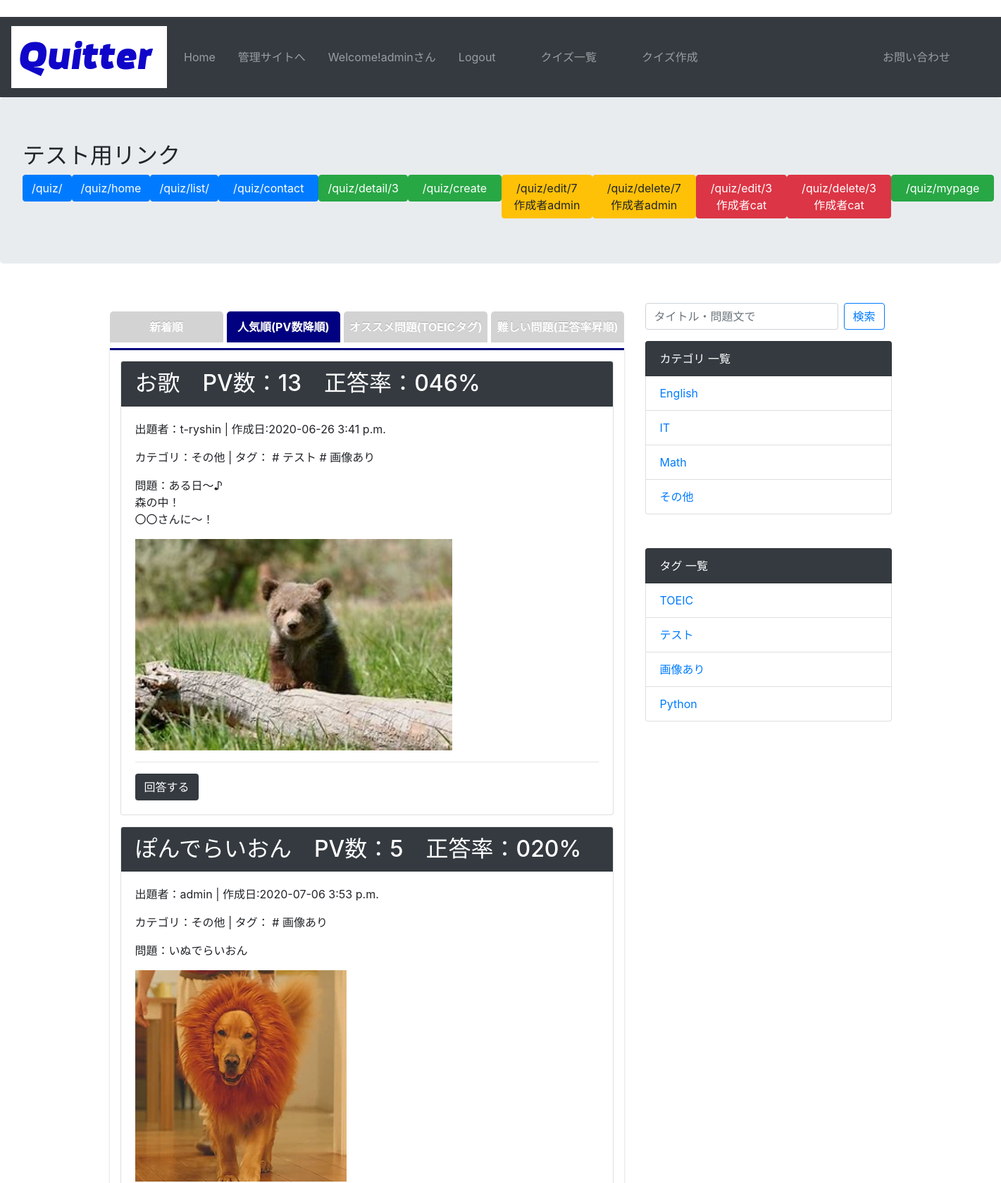
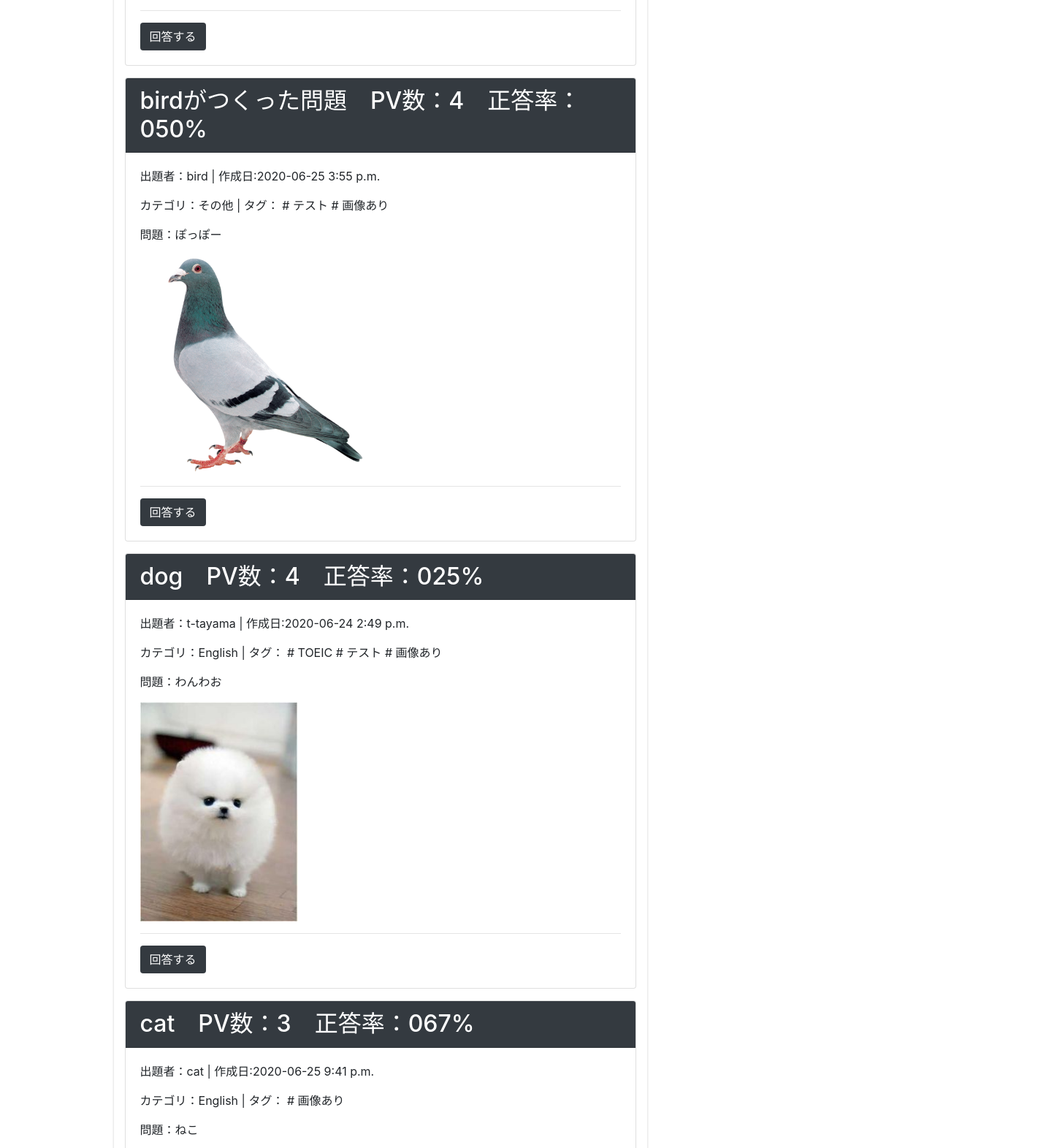
/quiz/home/ (signed in, upper part), run on the app's committed database (2 pictures, top to bottom).
### account/models.py (models this page shows)
class User(AbstractUser):
    pass

### quiz/models.py (models this page shows, shortened)
class Quiz(models.Model):
    QUIZ_CHOICES = (
        ('a', 'a'), ('b', 'b'), ('c', 'c'), ('d', 'd')
        )
    author = models.ForeignKey(User,verbose_name='作成者',on_delete=models.CASCADE)
    title = models.CharField('タイトル', max_length=255)
    text = models.TextField('問題文')
    image = models.ImageField('画像', upload_to='img', blank=True, null=True)
    category = models.ForeignKey(Category, verbose_name='カテゴリ', blank=False, on_delete=models.PROTECT)
    tag = models.ManyToManyField(Tag, verbose_name='タグ', blank=True)
    choice_a = models.CharField('選択肢a', max_length=255)
    choice_b = models.CharField('選択肢b', max_length=255)
    choice_c = models.CharField('選択肢c', max_length=255)
    choice_d = models.CharField('選択肢d', max_length=255)
    correct_answer = models.CharField('正解', choices=QUIZ_CHOICES, max_length=1)
    explanation = models.TextField('解説', blank=True)
    created_at = models.DateTimeField('問題更新日', default=timezone.now)

class Category(models.Model):
    name = models.CharField('カテゴリ名', max_length=255)
    def __str__(self):
        return self.name

class Tag(models.Model):
    name = models.CharField('タグ名', max_length=255)
    def __str__(self):
        return self.name

### quiz/views.py (the view)
# urls.py: path('home/', views.home, name='home'),
def home(request):
    all_quiz_list = Quiz.objects.order_by('-created_at')
    latest_quiz_dict = get_quiz_dict(all_quiz_list[:5])
    toeic_quiz_list = Quiz.objects.filter(tag__name='TOEIC').order_by('created_at')
    toeic_quiz_dict = get_quiz_dict(toeic_quiz_list)
    quiz_dict = get_quiz_dict(all_quiz_list)
    pv_sorted_list = sorted(quiz_dict.items(), reverse=True, key=lambda x: x[1]['total_count'])[:5]
    correct_rate_sorted_list = sorted(quiz_dict.items(), key=lambda x: x[1]['correct_rate'])[:5]
    context = {
        'latest_quiz_dict': latest_quiz_dict,                   # 新着順 dict型
        'pv_sorted_list': pv_sorted_list,                       # PV降順 list型
        'toeic_quiz_dict': toeic_quiz_dict,                     # タグTOEIC dict型
        'correct_rate_sorted_list': correct_rate_sorted_list    # 正答率昇順 list型
    }
    return render(request, 'quiz/home.html', context)

### quiz/context_processors.py (called while the page is built)
def common(request):
    context = {
        'category_list':Category.objects.all(),
        'tag_list':Tag.objects.all()
    }
    return context

### quiz/func.py (called while the page is built)
def get_quiz_dict(quiz_list):
    quiz_dict = {}
    for quiz in quiz_list:
        quiz_id = quiz.id
        answer = Answer.objects.filter(quiz=quiz_id) # 問題IDでフィルターした回答履歴
        total_count = answer.count() # 総回答数
        correct_count = answer.filter(is_correct=True).count() # 正解の回答数
        try:
            correct_rate = f'{correct_count / total_count * 100:03.0f}%'
        except ZeroDivisionError:
            correct_rate = "まだ回答がありません"
        quiz_dict[quiz] = {
            'total_count': total_count,
            'correct_rate': correct_rate,
        }
    return quiz_dict

### templates/quiz/home.html (shortened to what this page needs)
{% extends 'base.html' %}
{% load static %}
{% block customcss %}
<link rel="stylesheet" href="{% static 'css/tab.css' %}">
{% endblock customcss %}
{% block jumbotron %}
<div class="jumbotron">
    <h2>テスト用リンク</h2>
    <div class="btn-group" role="group" aria-label="Basic example">
        <a href="{% url 'quiz:index' %}"><button type="button" class="btn btn-primary">/quiz/</button></a>
        <a href="{% url 'quiz:home' %}"><button type="button" class="btn btn-primary">/quiz/home</button></a>
        <a href="{% url 'quiz:list' %}"><button type="button" class="btn btn-primary">/quiz/list/</button></a>
        <a href="{% url 'quiz:contact' %}"><button type="button" class="btn btn-primary">/quiz/contact　</button></a>
        <a href="{% url 'quiz:detail' quiz_pk=3 %}"><button type="button" class="btn btn-success">/quiz/detail/3</button></a>
        <a href="{% url 'quiz:create' %}"><button type="button" class="btn btn-success">/quiz/create　</button></a>
        <a href="{% url 'quiz:edit' quiz_pk=7 %}"><button type="button" class="btn btn-warning">/quiz/edit/7　作成者admin</button></a>
        <a href="{% url 'quiz:delete' quiz_pk=7 %}"><button type="button" class="btn btn-warning">/quiz/delete/7　作成者admin</button></a>
        <a href="{% url 'quiz:edit' quiz_pk=3 %}"><button type="button" class="btn btn-danger">/quiz/edit/3　作成者cat</button></a>
        <a href="{% url 'quiz:delete' quiz_pk=3 %}"><button type="button" class="btn btn-danger">/quiz/delete/3　作成者cat</button></a>
        <a href="{% url 'quiz:mypage' %}"><button type="button" class="btn btn-success">/quiz/mypage　</button></a>
    </div>
</div>
{% endblock jumbotron %}
{% block content %}
<div class="tab-wrap">
    <input id="TAB02-01" type="radio" name="TAB02" class="tab-switch" checked="checked" /><label class="tab-label" for="TAB02-01">新着順</label>
    <input checked="checked" id="TAB02-02" type="radio" name="TAB02" class="tab-switch" /><label class="tab-label" for="TAB02-02">人気順(PV数降順)</label>
    <div class="tab-content">
        {% for quiz, value in pv_sorted_list %}
        <div class="card mb-3">
            <h2 class="card-header bg-dark text-white">{{ quiz.title }}　PV数：{{ value.total_count }}　正答率：{{ value.correct_rate }}</h2>
            <div class="card-body">
                <p>出題者：{{ quiz.author }} | 作成日:{{ quiz.created_at|date:'Y-m-d P' }}</p>
                <p>カテゴリ：{{ quiz.category }} | タグ：{% for tag in quiz.tag.all %} # {{ tag }}{% endfor %}</p>
                <p>問題：{{ quiz.text|linebreaksbr }}</p>
                {% if quiz.image %}<p><img src="{{ quiz.image.url }}" height=300></p>{% endif %}
                <hr>
                <a href="{% url 'quiz:detail' quiz.pk %}" class="btn bg-dark text-white">回答する</a>
            </div>
        </div>
        {% endfor %}
    </div>
    <input id="TAB02-03" type="radio" name="TAB02" class="tab-switch" /><label class="tab-label" for="TAB02-03">オススメ問題(TOEICタグ)</label>
    <input id="TAB02-04" type="radio" name="TAB02" class="tab-switch" /><label class="tab-label" for="TAB02-04">難しい問題(正答率昇順)</label>
</div>
{% endblock content %}
{% block sidebar %}
    <ul class="list-group mt-2 mb-3">
        <form class="form-inline my-2 my-lg-0" method="GET" action="{% url 'quiz:search' %}">
            <input class="form-control mr-sm-2" type="text" placeholder="タイトル・問題文で" aria-label="Search" name="keyword">
            <button class="btn btn-outline-primary my-2 my-sm-0" type="submit">検索</button>
        </form>
    </ul>
    <ul class="list-group mb-5">
        <li class="list-group-item bg-dark text-white">カテゴリ 一覧</li>
        {% for category in category_list %}
            <li class="list-group-item"><a href="{% url 'quiz:category' category.pk %}">{{ category }}</a></li>
        {% endfor %}
    </ul>
    <ul class="list-group">
        <li class="list-group-item bg-dark text-white">タグ 一覧</li>
        {% for tag in tag_list %}
            <li class="list-group-item"><a href="{% url 'quiz:tag' tag.pk %}">{{ tag }}</a></li>
        {% endfor %}
    </ul>
{% endblock sidebar %}

### templates/base.html (shortened to what this page needs)
﻿<!doctype html>
{% load static %}
<html lang="ja">
<head>
    <link rel="stylesheet" href="https://stackpath.bootstrapcdn.com/bootstrap/4.5.0/css/bootstrap.min.css">
    {% block customcss %}
    {% endblock customcss %}
</head>
<body>
    <nav class="navbar navbar-expand-lg navbar-dark bg-dark">
        <a class="navbar-brand" href="{% url 'quiz:index' %}">
            <img src="{% static 'img/quitter.png' %}" alt="logo">
        </a>
        <div class="collapse navbar-collapse justify-content-end" id="navbarSupportedContent">
            <ul class="navbar-nav mr-auto">
                <li class="nav-item">
                    <a class="nav-link" href="{% url 'quiz:index' %}">Home</a>
                </li>
                {% if user.is_superuser %}
                <li class="nav-item ml-3">
                    <a class="nav-link" href="{% url 'admin:index' %}">管理サイトへ</a>
                </li>
                {% endif %}
                {% if user.is_authenticated %}
                <li class="nav-item ml-3">
                    <a class="nav-link" href="{% url 'quiz:mypage' %}">Welcome!{{ user }}さん</a>
                </li>
                <li class="nav-item ml-3">
                    <a class="logout nav-link" href="{% url 'account:logout' %}">Logout</a>
                </li>
                {% endif %}
                <li class="nav-item ml-5">
                    <a class="nav-link" href="{% url 'quiz:list' %}">クイズ一覧</a>
                </li>
                <li class="nav-item ml-5">
                    <a class="nav-link" href="{% url 'quiz:create' %}">クイズ作成</a>
                </li>
            </ul>
            <ul class="navbar-nav">
                <li class="nav-item mr-5">
                    <a class="nav-link" href="{% url 'quiz:contact' %}">お問い合わせ</a>
                </li>
            </ul>
        </div>
    </nav>
    {% block jumbotron %}
    {% endblock jumbotron %}
<div class="container mt-5">
    <div class="row">
        <div class="col-md-8">
        {% block content %}
        {% endblock content %}
        </div>
        <div class="col-md-4">
        {% block sidebar %}
        {% endblock sidebar %}
        </div>
    </div>
</div>
</body>
</html>

### static/css/tab.css (style rules this page uses)
.tab-wrap { display: flex; flex-wrap: wrap; margin:20px 0; }
.tab-wrap:after { content: ''; width: 100%; height: 3px; background: navy; display: block; order: -1; }
.tab-label { color: White; background: LightGray; font-weight: bold; text-shadow: 0 -1px 0 rgba(0,0,0,.2); white-space: nowrap; text-align: center; padding: 10px .5em; order: -1; position: relative; z-index: 1; cursor: pointer; border-radius: 5px 5px 0 0; flex: 1; }
.tab-label:not(:last-of-type) { margin-right: 5px; }
.tab-content { width: 100%; height: 0; overflow: hidden; opacity: 0; }
.tab-switch:checked+.tab-label { background: navy; }
.tab-switch:checked+.tab-label+.tab-content { height: auto; overflow: auto; padding: 15px; opacity: 1; transition: .5s opacity; box-shadow: 0 0 3px rgba(0,0,0,.2); }

### data on the page
User: username "admin"
Quiz: title "お歌", total_count "13", correct_rate "046%", author "t-ryshin", created_at "2020-06-26 3:41 p.m.", category "その他", text "ある日～♪ 森の中！ 〇〇さんに～！", image (picture)
Tag: name "テスト"
Tag: name "画像あり"
Quiz: title "ぽんでらいおん", total_count "5", correct_rate "020%", author "admin", created_at "2020-07-06 3:53 p.m.", category "その他", text "いぬでらいおん", image (picture)
Quiz: title "birdがつくった問題", total_count "4", correct_rate "050%", author "bird", created_at "2020-06-25 3:55 p.m.", category "その他", text "ぽっぽー", image (picture)
Quiz: title "dog", total_count "4", correct_rate "025%", author "t-tayama", created_at "2020-06-24 2:49 p.m.", category "English", text "わんわお", image (picture)
Tag: name "TOEIC"
Quiz: title "cat", total_count "3", correct_rate "067%", author "cat", created_at "2020-06-25 9:41 p.m.", category "English", text "ねこ"
Category: name "English"
Category: name "IT"
Category: name "Math"
Category: name "その他"
Tag: name "Python"
